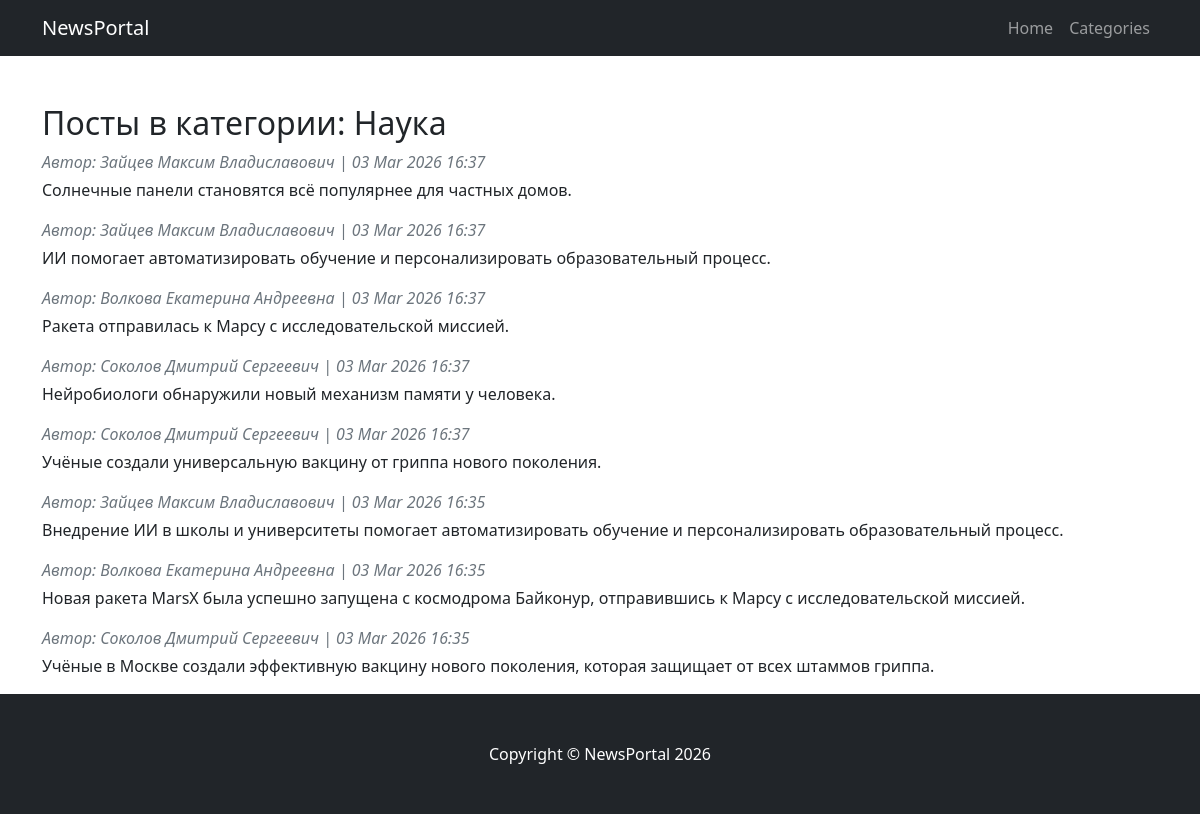
Page /categories/16/ on the committed database.
### NewsPortal/models.py (models this page shows, shortened)
class Categories(models.Model):
    name_categories = models.CharField(max_length=255, unique=True)

class Post(models.Model):
    name = models.CharField(max_length=50)
    author = models.ForeignKey(Author, on_delete=models.CASCADE)
    type_post = models.CharField(max_length=20, choices=POST_CHOICES)
    time_create = models.DateTimeField(auto_now_add=True)
    categories = models.ManyToManyField(Categories, through='PostCategories')
    content = models.TextField()
    rating_post = models.IntegerField(default=0)
    def preview(self):
        snippet = self.content[:124]
        if len(self.content) > 124:
            snippet = snippet.rsplit(' ', 1)[0]
            return snippet + '...'
        return snippet

class Author(models.Model):
    user = models.OneToOneField(User, on_delete=models.CASCADE)
    rating_author = models.IntegerField(default=0)

### NewsPortal/views.py (the view)
# urls.py: path('categories/<int:category_id>/', posts_by_category, name='posts_by_category'),
def posts_by_category(request, category_id):
    category = get_object_or_404(Categories, id=category_id)
    posts = Post.objects.filter(categories=category).order_by('-time_create')
    return render(request, 'posts_by_category.html', {'category': category, 'posts': posts})

### templates/posts_by_category.html (shortened to what this page needs)
{% extends 'flatpages/default.html' %}
{% block content %}
<h2>Посты в категории: {{ category.name_categories }}</h2>
{% for post in posts %}
<article class="mb-3">
    <div class="text-muted fst-italic mb-1">Автор: {{ post.author.user.username }} | {{ post.time_create|date:"d M Y H:i" }}</div>
    <p>{{ post.preview }}</p>
</article>
{% empty %}
<p>Постов в этой категории пока нет.</p>
{% endfor %}
{% endblock %}

### rows in the picture
Categories: name_categories "Наука"
Post: author.user.username "Зайцев Максим Владиславович", time_create "03 Mar 2026 16:37", preview "Солнечные панели становятся всё популярнее для частных домов."
Post: author.user.username "Зайцев Максим Владиславович", time_create "03 Mar 2026 16:37", preview "ИИ помогает автоматизировать обучение и персонализировать образовательный процесс."
Post: author.user.username "Волкова Екатерина Андреевна", time_create "03 Mar 2026 16:37", preview "Ракета отправилась к Марсу с исследовательской миссией."
Post: author.user.username "Соколов Дмитрий Сергеевич", time_create "03 Mar 2026 16:37", preview "Нейробиологи обнаружили новый механизм памяти у человека."
Post: author.user.username "Соколов Дмитрий Сергеевич", time_create "03 Mar 2026 16:37", preview "Учёные создали универсальную вакцину от гриппа нового поколения."
Post: author.user.username "Зайцев Максим Владиславович", time_create "03 Mar 2026 16:35", preview "Внедрение ИИ в школы и университеты помогает автоматизировать обучение и персонализировать образовательный процесс."
Post: author.user.username "Волкова Екатерина Андреевна", time_create "03 Mar 2026 16:35", preview "Новая ракета MarsX была успешно запущена с космодрома Байконур, отправившись к Марсу с исследовательской миссией."
Post: author.user.username "Соколов Дмитрий Сергеевич", time_create "03 Mar 2026 16:35", preview "Учёные в Москве создали эффективную вакцину нового поколения, которая защищает от всех штаммов гриппа."
